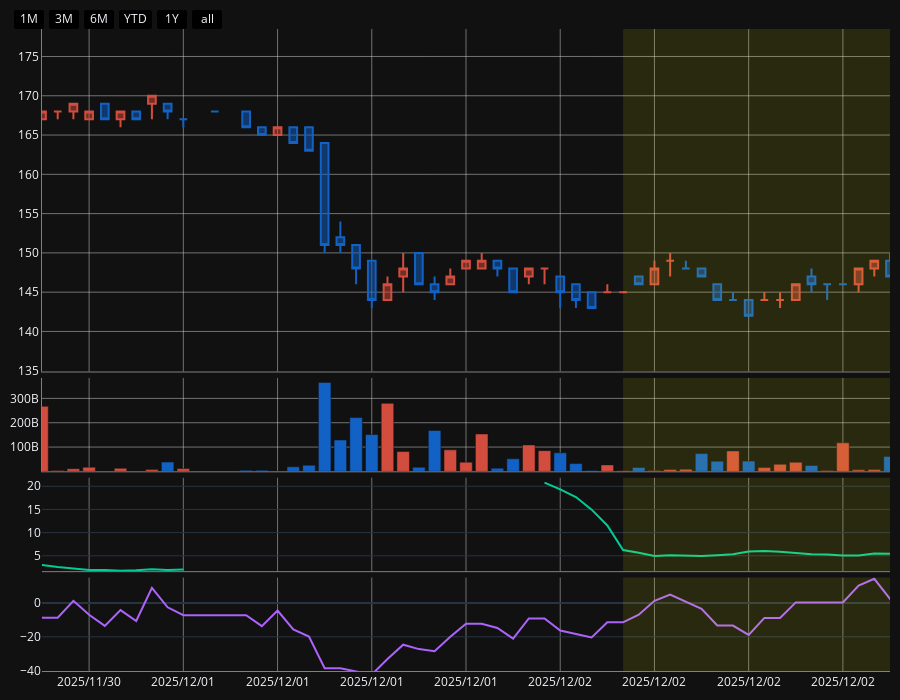

The notebook cell this image was saved under:
### Code cell
N = 23769
time, ticker = idx[N]
print(f'{ticker}@{time}')

ohlcv = data[ticker]
n_target = ohlcv.index.get_loc(time)
x_start = ohlcv.index[n_target - N_WINDOW * 3]
x_window = ohlcv.index[n_target - (N_WINDOW - 1)]

tickerObj = lw.Ticker(ohlcv)
tickerObj.add_bollinger_band('close', window=20, std=2)
tickerObj.add_average_true_range(window=10)
tickerObj.add_rsi(window=9, offset=-50)

view = tickerObj.viewer
view.template = "plotly_dark"
view.margin = 10
# view.height = 700
view.update_layout(height=700)

view.add_row('bb_width')
# view.add_row('atr')
view.add_row('rsi')
view.auto_scale([x_start, time])

for n in range(len(view.data)):
    

    view.add_vrect(x0=x_window, x1=time, row=n+1, col=1, fillcolor="rgba(255, 255, 0, 0.1)", line_width=0)
view()

### Figure 1 — Plotly figure (JSON) as saved in the notebook; plotly's stock layout.template omitted (floating-point values rounded to 4 significant figures; data arrays with more than 128 entries replaced by an {"elided": "..."} marker saying what was removed)
{"data": [{"close": {"elided": "3000 float values"}, "decreasing": {"line": {"color": "#1261C4"}}, "high": {"elided": "3000 float values"}, "hoverinfo": "x+y", "hovertemplate": "시가: %{open:f}<br>고가: %{high:f}<br>저가: %{low:f}<br>종가: %{close:f}<extra></extra>", "increasing": {"line": {"color": "#D24D3E"}}, "low": {"elided": "3000 float values"}, "name": "", "open": {"elided": "3000 float values"}, "showlegend": false, "type": "candlestick", "visible": true, "x": {"elided": "3000 str values"}, "xaxis": "x", "xhoverformat": "%Y/%m/%d %H:%M:%S", "yaxis": "y", "yhoverformat": "f"}, {"hovertemplate": "%{y}<extra></extra>", "marker": {"color": {"elided": "3000 str values"}}, "name": "Vol", "showlegend": false, "type": "bar", "visible": true, "x": {"elided": "3000 str values"}, "xaxis": "x2", "xhoverformat": "%Y/%m/%d %H:%M:%S", "y": {"elided": "3000 float values"}, "yaxis": "y2", "yhoverformat": ",d"}, {"hovertemplate": "bb_width: %{y}<extra></extra>", "mode": "lines", "name": "bb_width", "showlegend": false, "type": "scatter", "visible": true, "x": {"elided": "3000 str values"}, "xaxis": "x3", "xhoverformat": "%Y/%m/%d %H:%M:%S", "y": {"elided": "3000 float values"}, "yaxis": "y3", "yhoverformat": ".2f"}, {"hovertemplate": "rsi: %{y}<extra></extra>", "mode": "lines", "name": "rsi", "showlegend": false, "type": "scatter", "visible": true, "x": {"elided": "3000 str values"}, "xaxis": "x4", "xhoverformat": "%Y/%m/%d %H:%M:%S", "y": {"elided": "3000 float values"}, "yaxis": "y4", "yhoverformat": ".2f"}], "layout": {"dragmode": "zoom", "height": 700, "hovermode": "x unified", "legend": {"bgcolor": "white", "bordercolor": "#444", "borderwidth": 0, "groupclick": "togglegroup", "itemclick": "toggle", "itemdoubleclick": "toggleothers", "itemsizing": "trace", "itemwidth": 30, "orientation": "h", "tracegroupgap": 10, "traceorder": "normal", "valign": "middle", "x": 1, "xanchor": "right", "y": 1, "yanchor": "top"}, "margin": {"b": 10, "l": 10, "r": 10, "t": 10}, "shapes": [{"fillcolor": "rgba(255, 255, 0, 0.1)", "line": {"width": 0}, "type": "rect", "x0": "2025-12-02T04:00:00", "x1": "2025-12-02T21:00:00", "xref": "x", "y0": 0, "y1": 1, "yref": "y domain"}, {"fillcolor": "rgba(255, 255, 0, 0.1)", "line": {"width": 0}, "type": "rect", "x0": "2025-12-02T04:00:00", "x1": "2025-12-02T21:00:00", "xref": "x2", "y0": 0, "y1": 1, "yref": "y2 domain"}, {"fillcolor": "rgba(255, 255, 0, 0.1)", "line": {"width": 0}, "type": "rect", "x0": "2025-12-02T04:00:00", "x1": "2025-12-02T21:00:00", "xref": "x3", "y0": 0, "y1": 1, "yref": "y3 domain"}, {"fillcolor": "rgba(255, 255, 0, 0.1)", "line": {"width": 0}, "type": "rect", "x0": "2025-12-02T04:00:00", "x1": "2025-12-02T21:00:00", "xref": "x4", "y0": 0, "y1": 1, "yref": "y4 domain"}], "xaxis": {"anchor": "y", "autorange": false, "color": "#444", "domain": [0, 1], "gridcolor": "lightgrey", "griddash": "solid", "gridwidth": 0.5, "linecolor": "grey", "linewidth": 1, "matches": "x4", "mirror": false, "range": ["2025-11-30T15:00:00", "2025-12-02T21:00:00"], "rangeselector": {"bgcolor": "black", "bordercolor": "lightgrey", "borderwidth": 0, "buttons": [{"count": 1, "label": "1M", "step": "month", "stepmode": "backward"}, {"count": 3, "label": "3M", "step": "month", "stepmode": "backward"}, {"count": 6, "label": "6M", "step": "month", "stepmode": "backward"}, {"count": 1, "label": "YTD", "step": "year", "stepmode": "todate"}, {"count": 1, "label": "1Y", "step": "year", "stepmode": "backward"}, {"step": "all"}], "visible": true, "x": 0.005, "xanchor": "left", "y": 1, "yanchor": "bottom"}, "rangeslider": {"visible": false}, "showgrid": true, "showline": true, "showticklabels": false, "tickformat": "%Y/%m/%d", "zeroline": true, "zerolinecolor": "lightgrey", "zerolinewidth": 1}, "xaxis2": {"anchor": "y2", "autorange": false, "color": "#444", "domain": [0, 1], "gridcolor": "lightgrey", "griddash": "solid", "gridwidth": 0.5, "linecolor": "grey", "linewidth": 1, "matches": "x4", "mirror": false, "range": ["2025-11-30T15:00:00", "2025-12-02T21:00:00"], "rangeslider": {"visible": false}, "showgrid": true, "showline": true, "showticklabels": false, "tickformat": "%Y/%m/%d", "zeroline": true, "zerolinecolor": "lightgrey", "zerolinewidth": 1}, "xaxis3": {"anchor": "y3", "autorange": false, "color": "#444", "domain": [0, 1], "gridcolor": "lightgrey", "griddash": "solid", "gridwidth": 0.5, "linecolor": "grey", "linewidth": 1, "matches": "x4", "mirror": false, "range": ["2025-11-30T15:00:00", "2025-12-02T21:00:00"], "rangeslider": {"visible": false}, "showgrid": true, "showline": true, "showticklabels": false, "tickformat": "%Y/%m/%d", "zeroline": true, "zerolinecolor": "lightgrey", "zerolinewidth": 1}, "xaxis4": {"anchor": "y4", "autorange": false, "color": "#444", "domain": [0, 1], "gridcolor": "lightgrey", "griddash": "solid", "gridwidth": 0.5, "linecolor": "grey", "linewidth": 1, "mirror": false, "range": ["2025-11-30T15:00:00", "2025-12-02T21:00:00"], "rangeselector": {}, "rangeslider": {"visible": false}, "showgrid": true, "showline": true, "showticklabels": true, "tickformat": "%Y/%m/%d", "zeroline": true, "zerolinecolor": "lightgrey", "zerolinewidth": 1}, "yaxis": {"anchor": "x", "autorange": false, "color": "#444", "domain": [0.4665, 1], "gridcolor": "lightgrey", "griddash": "solid", "gridwidth": 0.5, "linecolor": "grey", "linewidth": 1, "mirror": false, "range": [134.9, 178.5], "showgrid": true, "showline": true, "showticklabels": true, "zeroline": true, "zerolinecolor": "lightgrey", "zerolinewidth": 1}, "yaxis2": {"anchor": "x2", "autorange": false, "color": "#444", "domain": [0.311, 0.4565], "gridcolor": "lightgrey", "griddash": "solid", "gridwidth": 0.5, "linecolor": "grey", "linewidth": 1, "mirror": false, "range": [231900000.0, 384100000000.0], "showgrid": true, "showline": true, "showticklabels": true, "zeroline": true, "zerolinecolor": "lightgrey", "zerolinewidth": 1}, "yaxis3": {"anchor": "x3", "autorange": false, "domain": [0.1555, 0.301], "range": [1.682, 21.84]}, "yaxis4": {"anchor": "x4", "autorange": false, "domain": [0, 0.1455], "range": [-40.25, 15.04]}}}
